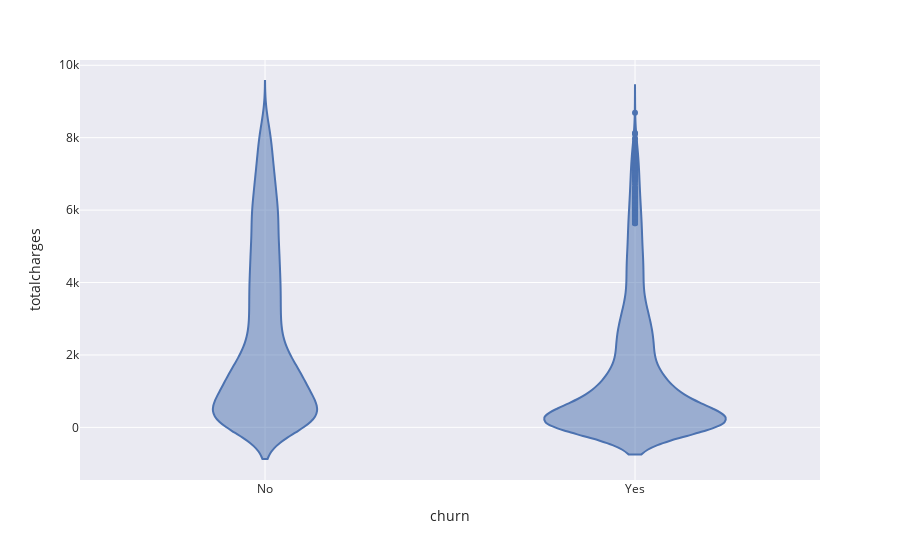

Write notebook code for a chart like this one.
### Code cell
fig = px.violin(df, x="churn",y ="totalcharges",
             template="seaborn")
fig.show()

### Figure 1 — Plotly figure (JSON) as saved in the notebook; plotly's stock layout.template omitted (floating-point values rounded to 4 significant figures; data arrays with more than 128 entries replaced by an {"elided": "..."} marker saying what was removed)
{"data": [{"alignmentgroup": "True", "box": {"visible": false}, "hovertemplate": "churn=%{x}<br>totalcharges=%{y}<extra></extra>", "legendgroup": "", "marker": {"color": "rgb(76,114,176)"}, "name": "", "offsetgroup": "", "orientation": "v", "scalegroup": "True", "showlegend": false, "type": "violin", "x": {"elided": "7032 str values"}, "x0": " ", "xaxis": "x", "y": {"elided": "7032 float values"}, "y0": " ", "yaxis": "y"}], "layout": {"legend": {"tracegroupgap": 0}, "margin": {"t": 60}, "violinmode": "group", "xaxis": {"anchor": "y", "domain": [0, 1], "title": {"text": "churn"}}, "yaxis": {"anchor": "x", "domain": [0, 1], "title": {"text": "totalcharges"}}}}
